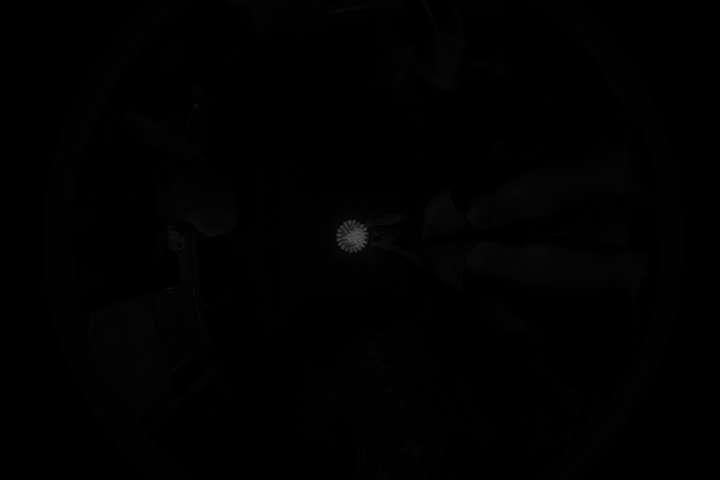
#> input picture Fourier/2021-06-16/img-3.png, 720 x 480 px
$ python binarization.py
#> lines starting #> are read from the running program, lines starting #| are printed output that depends on the picture; after the words box and inside, x2 and y2 are one past the last pixel; in counts of white or black regions, pixels touching at a corner belong together
#> further down, img is the input picture: shape (480, 720); min 0, max 78, mean 0.9
#-*- coding:utf-8 -*-
import cv2
import numpy as np

# 大津の手法
def threshold_otsu(gray, min_value=0, max_value=255):

    # ヒストグラムの算出
#> called with min_value = 0, max_value = 255
    hist = [np.sum(gray == i) for i in range(256)]
#> hist = 256 values, max 214584 at index 0, min 0 at index 79, mean 1350

    s_max = (0,-10)

    for th in range(256):

        # クラス1とクラス2の画素数を計算
        n1 = sum(hist[:th])
        n2 = sum(hist[th:])

        # クラス1とクラス2の画素値の平均を計算
        if n1 == 0 : mu1 = 0
        else : mu1 = sum([i * hist[i] for i in range(0,th)]) / n1
        if n2 == 0 : mu2 = 0
        else : mu2 = sum([i * hist[i] for i in range(th, 256)]) / n2

        # クラス間分散の分子を計算
        s = n1 * n2 * (mu1 - mu2) ** 2

        # クラス間分散の分子が最大のとき、クラス間分散の分子と閾値を記録
        if s > s_max[1]:
            s_max = (th, s)
#> this loop made 256 passes
#> (n1, n2, mu1, mu2, s) on passes 28 to 39: (344850, 750, 0.825, 50.35, 6.34e+11), (344866, 734, 0.827, 50.86, 6.34e+11), (344874, 726, 0.827, 51.11, 6.33e+11), (344892, 708, 0.829, 51.67, 6.31e+11), (344913, 687, 0.831, 52.33, 6.29e+11), (344927, 673, 0.832, 52.78, 6.26e+11), (344945, 655, 0.833, 53.35, 6.23e+11), (344957, 643, 0.835, 53.73, 6.21e+11), (344979, 621, 0.837, 54.43, 6.15e+11), (344998, 602, 0.839, 55.04, 6.1e+11), (345021, 579, 0.841, 55.8, 6.03e+11), (345041, 559, 0.843, 56.47, 5.97e+11)
#> (n1, n2, mu1, mu2, s_max) on passes 2 to 7: (214584, 131016, 0, 2.46, (1, 1.7e+11)), (266973, 78627, 0.196, 3.43, (2, 2.2e+11)), (309489, 36111, 0.444, 5.12, (3, 2.45e+11)), (325196, 20404, 0.567, 6.76, (4, 2.54e+11)), (335377, 10223, 0.672, 9.5, (5, 2.68e+11)), (339979, 5621, 0.73, 13.19, (6, 2.97e+11))

    # クラス間分散が最大のときの閾値を取得
    t = s_max[0]
#> t = 26
    print(t)
#| 26
    # 算出した閾値で二値化処理
    gray[gray < t] = min_value
    gray[gray >= t] = max_value
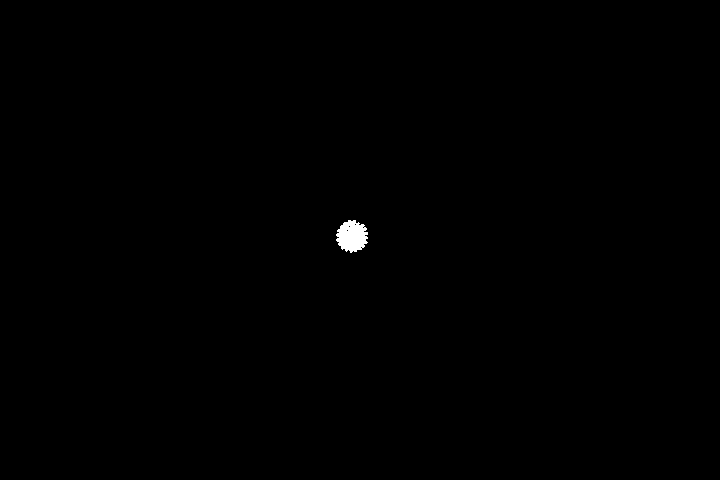
#> gray: shape (480, 720); 0.22% white; 1 white region, box (x1, y1, x2, y2) and area: (336, 220, 368, 253) 761

    return gray


# 入力画像の読み込み
img = cv2.imread('img-3.png', cv2.IMREAD_GRAYSCALE)

# 方法1（NumPyで実装）
th = threshold_otsu(img)
th = cv2.medianBlur(th, ksize=5)
#> th: shape (480, 720); 0.22% white; 1 white region, box (x1, y1, x2, y2) and area: (337, 220, 367, 252) 756

# 結果を出力
cv2.imwrite('./binarization.png', th)

$ run again, with Fourier/2021-06-16/img-2.png copied over Fourier/2021-06-16/img-3.png
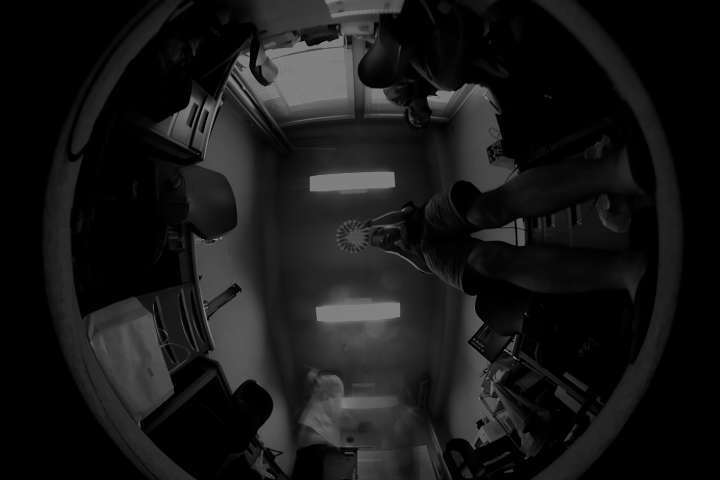
#> input picture Fourier/2021-06-16/img-2.png, 720 x 480 px
#> img is the input picture: shape (480, 720); min 0, max 136, mean 23
#> hist = 256 values, max 131564 at index 0, min 0 at index 137, mean 1350
#> the loop in threshold_otsu, `for th in range(256):` made 256 passes
#> (n1, n2, mu1, mu2, s_max) on passes 2 to 9: (131564, 214036, 0, 37.08, (1, 3.87e+13)), (140699, 204901, 0.0649, 38.69, (2, 4.3e+13)), (146236, 199364, 0.138, 39.71, (3, 4.57e+13)), (150477, 195123, 0.219, 40.51, (4, 4.77e+13)), (154327, 191273, 0.313, 41.25, (5, 4.95e+13)), (157799, 187801, 0.416, 41.92, (6, 5.1e+13)), (160950, 184650, 0.526, 42.53, (7, 5.24e+13)), (164032, 181568, 0.647, 43.13, (8, 5.38e+13))
#> t = 41
#| 41
#> in threshold_otsu, `gray[gray >= t] = max_value`:
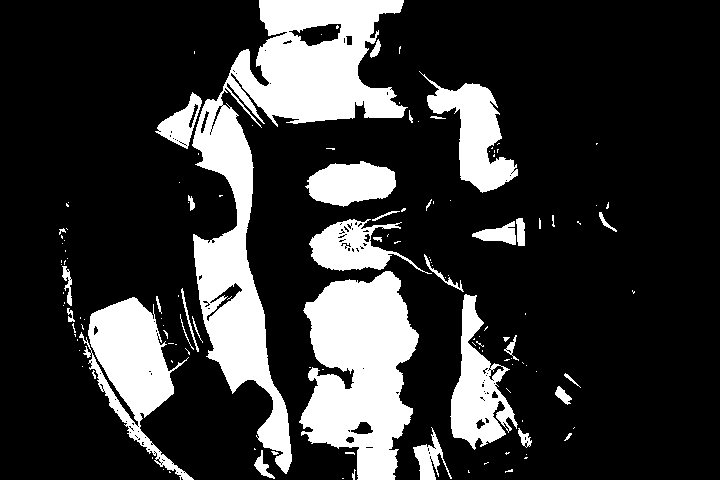
#> gray: shape (480, 720); 21.1% white; 135 white regions (96 under 20 px), largest, box (x1, y1, x2, y2) and area: (192, 0, 408, 474) 28125, (299, 271, 419, 480) 16424, (79, 297, 194, 480) 7947
#> `th = cv2.medianBlur(th, ksize=5)`:
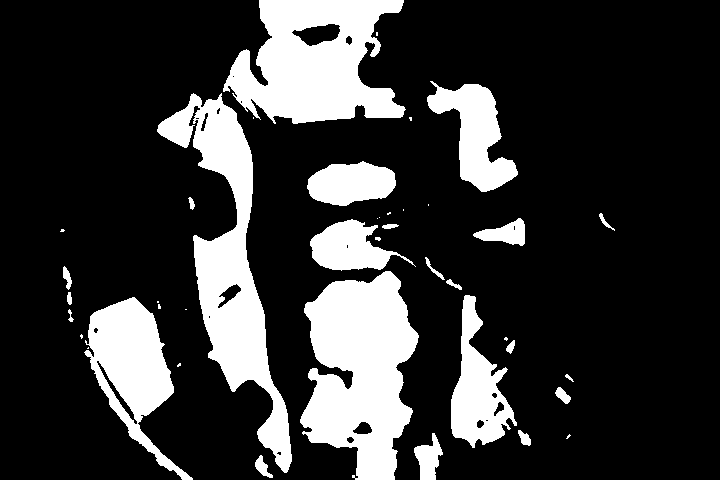
#> th: shape (480, 720); 20.9% white; 41 white regions (18 under 20 px), largest, box (x1, y1, x2, y2) and area: (300, 271, 419, 480) 16479, (157, 93, 292, 473) 15012, (223, 0, 406, 124) 14618

$ run again, with Fourier/2021-06-16/2-2.png copied over Fourier/2021-06-16/img-3.png
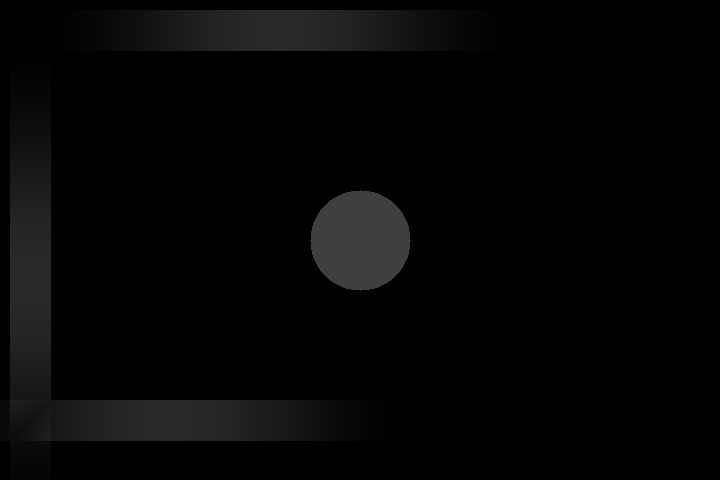
#> input picture Fourier/2021-06-16/2-2.png, 720 x 480 px
#> img is the input picture: shape (480, 720); min 0, max 63, mean 4.9
#> hist = 256 values, max 286833 at index 0, min 0 at index 42, mean 1350
#> the loop in threshold_otsu, `for th in range(256):` made 256 passes
#> (n1, n2, mu1, mu2, s) on passes 22 to 29: (306595, 39005, 0.576, 39.17, 1.78e+13), (307391, 38209, 0.629, 39.54, 1.78e+13), (308509, 37091, 0.706, 40.07, 1.77e+13), (309617, 35983, 0.786, 40.6, 1.77e+13), (310719, 34881, 0.868, 41.12, 1.76e+13), (311807, 33793, 0.952, 41.64, 1.74e+13), (312883, 32717, 1.04, 42.16, 1.73e+13), (313949, 31651, 1.13, 42.67, 1.71e+13)
#> t = 20
#| 20
#> in threshold_otsu, `gray[gray >= t] = max_value`:
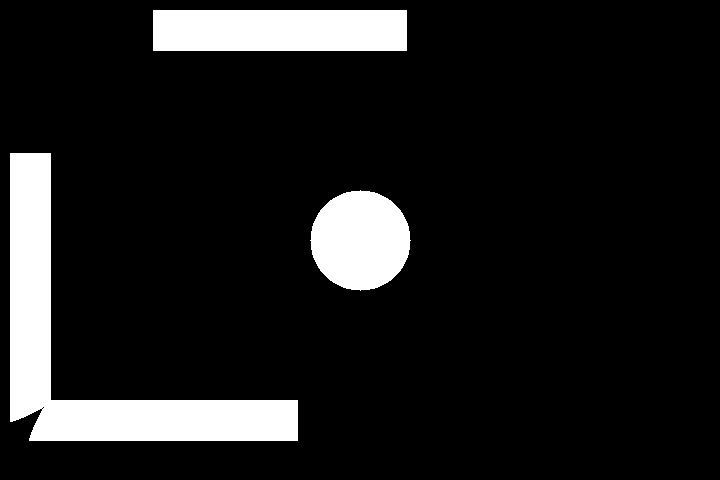
#> gray: shape (480, 720); 11.5% white; 3 white regions, box (x1, y1, x2, y2) and area: (10, 153, 298, 441) 21363, (153, 10, 407, 51) 10414, (310, 190, 411, 291) 7845
#> th: shape (480, 720); 11.5% white; 3 white regions, box (x1, y1, x2, y2) and area: (10, 153, 298, 441) 21353, (153, 10, 407, 51) 10402, (311, 191, 410, 290) 7841
